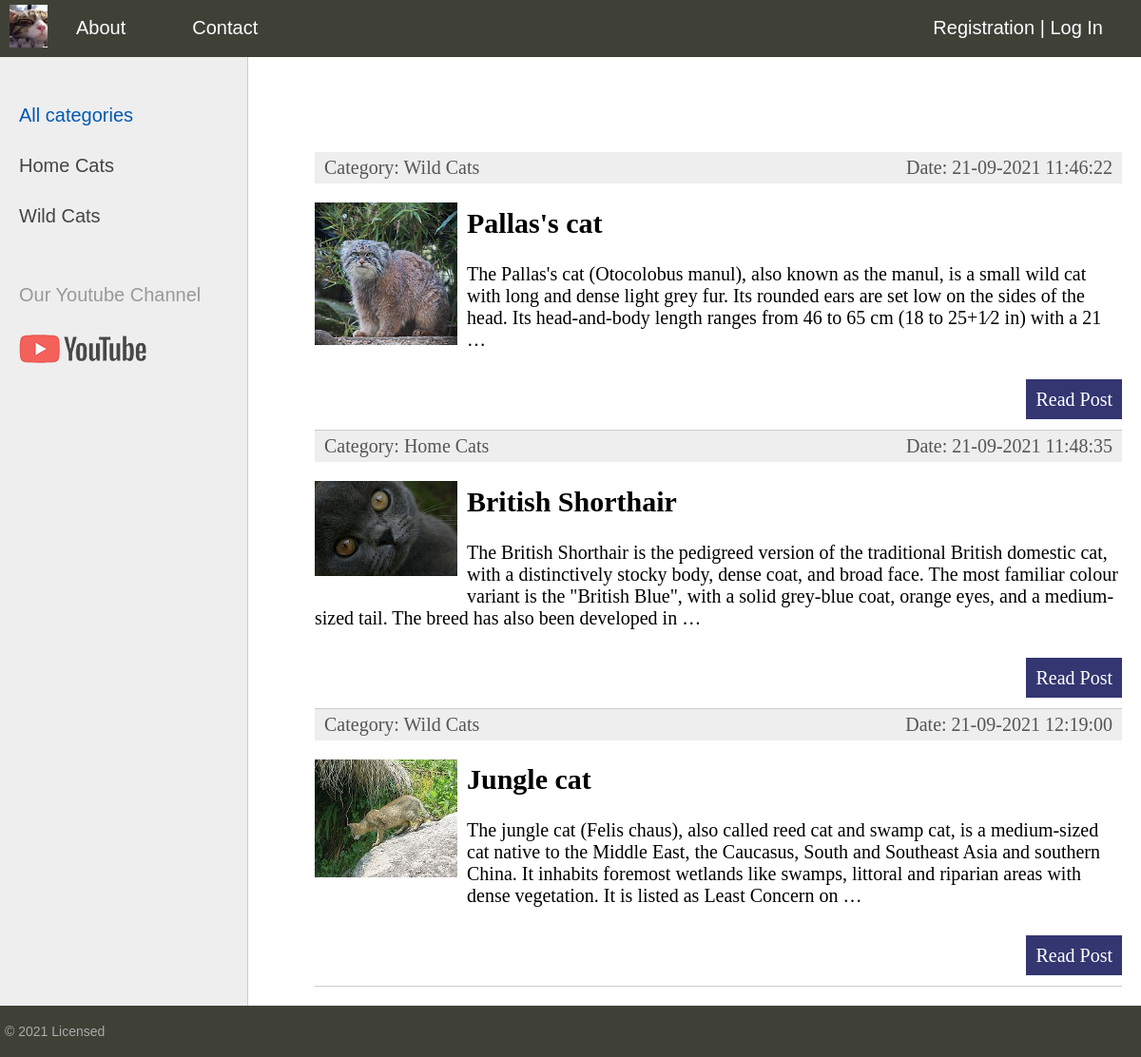
The page / on the database its author committed.
### blog/models.py (models this page shows, shortened)
class Category(models.Model):
    name = models.CharField(max_length=100, db_index=True, verbose_name="Category")
    slug = models.SlugField(max_length=255, unique=True, db_index=True, verbose_name="URL")
    def __str__(self):
        return self.name
    def get_absolute_url(self):
        return reverse('category', kwargs={'cat_slug': self.slug})
    class Meta:
        verbose_name = 'Category'
        verbose_name_plural = 'Categories'
        ordering = ['id']

class Blog(models.Model):
    title = models.CharField(max_length=255)
    slug = models.SlugField(max_length=255, unique=True, db_index=True, verbose_name="URL")
    content = models.TextField(blank=True)
    photo = models.ImageField(upload_to="photos/%Y/%m/%d/")
    time_create = models.DateTimeField(auto_now_add=True)
    time_update = models.DateTimeField(auto_now=True)
    is_published = models.BooleanField(default=True)
    cat = models.ForeignKey('Category', on_delete=models.PROTECT)
    def get_absolute_url(self):
        return reverse('post', kwargs={'post_slug': self.slug})
    class Meta:
        verbose_name = 'Cats'
        ordering = ['id']

### blog/views.py (the view)
# urls.py: path('', BlogHome.as_view(), name='home'),
class BlogHome(DataMixin, ListView):
    model = Blog
    template_name = 'blog/index.html'
    context_object_name = 'posts'
    def get_context_data(self, *, object_list=None, **kwargs):
        context = super().get_context_data(**kwargs)
        c_def = self.get_user_context(title="Main Page")
        return dict(list(context.items()) + list(c_def.items()))
    def get_queryset(self):
        return Blog.objects.filter(is_published=True).select_related('cat')

### blog/utils.py (called while the page is built)
    def get_user_context(self, **kwargs):
        context = kwargs
        cats = Category.objects.annotate(Count('blog'))
        user_menu = menu.copy()
        if not self.request.user.is_authenticated:
            user_menu.pop(1)
        context['menu'] = user_menu
        context['cats'] = cats
        if 'cat_selected' not in context:
            context['cat_selected'] = 0
        return context

### blog/templates/blog/index.html (shortened to what this page needs)
{% extends 'blog/base.html' %}
{% block content %}
<ul class="list-articles">
	{% for p in posts %}
			<li><div class="article-panel">
	<p class="first">Category: {{p.cat}}</p>
	<p class="last">Date: {{p.time_update|date:"d-m-Y H:i:s"}}</p>
</div>
{% if p.photo %}
	<p><img class="img-article-left thumb" src="{{p.photo.url}}"></p>
{% endif %}
				<h2>{{p.title}}</h2>
	{% autoescape on %}
	{{p.content|linebreaks|truncatewords:50}}
	{% endautoescape %}
			<p class="link-read-post"><a href="{{ p.get_absolute_url }}">Read Post</a></p>
			</li>
	{% endfor %}
</ul>
{% endblock %}

### blog/templates/blog/base.html (shortened to what this page needs)
{% load static %}
{% load blog_tags %}
<!DOCTYPE html>
<html>
<head>
	<link type="text/css" href="{% static 'blog/css/styles.css' %}" rel="stylesheet" />
</head>
<body>
<table class="table-page" border=0 cellpadding="0" cellspacing="0">
<tr><td valign=top>
{% block mainmenu %}
		<div class="header">
			<ul id="mainmenu" class="mainmenu">
			<li class="logo"><a href="{% url 'home' %}"><div class="logo"></div></a></li>
{% for m in menu %}
			<li><a href="{% url m.url_name %}">{{m.title}}</a></li>
{% endfor %}
				{% if request.user.is_authenticated %}
				<li class="last"> {{user.username}} | <a href="{% url 'logout' %}">Log Out</a></li>
				{% else %}
				<li class="last"><a href="{% url 'register' %}">Registration</a> | <a href="{% url 'login' %}">Log In</a></li>
				{% endif %}
			</ul>
		</div>
{% endblock mainmenu %}
<table class="table-content" border=0 cellpadding="0" cellspacing="0">
<tr>
	<td valign="top" class="left-chapters">
	<ul id="leftchapters">
{% if cat_selected == 0 %}
		<li class="selected">All categories</li>
{% else %}
		<li><a href="{% url 'home' %}">All categories</a></li>
{% endif %}
{% for c in cats %}
{% if c.blog__count > 0 %}
	{% if c.pk == cat_selected %}
		<li class="selected">{{c.name}}</li>
	{% else %}
		<li><a href="{{ c.get_absolute_url }}">{{c.name}}</a></li>
	{% endif %}
{% endif %}
{% endfor %}
		<li class="share">
		<p>Our Youtube Channel</p>
		<a class="share-yt" href="#" target="_blank" rel="nofollow"></a>
		</li>
	</ul>
</td>
<td valign="top" class="content">
	<div class="content-text">
{% block content %}
{% endblock %}
	</div>
</td></tr></table>
</td></tr>
<tr><td valign=top>
	<div id="footer">
		<p>&copy; 2021 Licensed</p>
	</div>
</td></tr></table>
</body>
</html>

### blog/static/blog/css/styles.css (style rules this page uses)
html, body { font-family: 'Arial'; margin: 0; padding: 0; height: 100%; width: 100%; color: #444; }
a { color: #0059b2; text-decoration: none; }
img { max-width: 600px; height: auto; }
img.img-article-left { max-width: 300px; height: auto; float: left; padding: 0 10px 10px 0; }
img.img-article-left.thumb { max-width: 150px; height: auto; }
p.link-read-post { text-align: right; }
p.link-read-post a { padding: 10px; min-width: 100px; background: #333671; color: #fff; text-decoration: none; }
div.article-panel { background: #eee; padding: 5px 10px 5px 10px; box-sizing border-box; overflow: hidden; color: #555; }
div.article-panel p.first { margin: 0; float: left; }
div.article-panel p.last { margin: 0; float: right; }
ul.list-articles { list-style: none; margin: 0; padding: 0; }
ul.list-articles li { border-bottom: 1px solid #ccc; }
.table-page { width: 100%; height: 100%; vertical-align: top; }
.table-page tr { height: 100%; }
.header { background: #3F4137; height: 60px; }
.logo { background: url('../images/logo.png') no-repeat 10px 5px; width: 50px; height: 50px; }
ul.mainmenu { list-style: none; margin: 0; padding: 0; height: 60px; color: #fcfdff; font-size: 20px; overflow: hidden; }
ul.mainmenu li { float: left; margin: 18px 40px 0 30px; }
ul.mainmenu li.logo { margin: 0; }
ul.mainmenu li.last { float: right; }
ul.mainmenu li a { color: #fcfdff; text-decoration: none; }
.table-content { width: 100%; min-height: 100%; height: 100%; }
.left-chapters { margin: 0; background: #eee; border-right: 1px solid #ccc; min-height: 100%; }
.left-chapters ul { width: 230px; min-height: 100%; margin: 0; padding: 20px 10px 10px 20px; list-style: none; font-size: 20px; }
.left-chapters ul li { margin: 30px 0 0 0; color: #999; }
.left-chapters ul li.selected { color: #0059b2; }
.left-chapters ul li a { color: #444; text-decoration: none; }
.left-chapters ul li.share { margin: 60px 0 0 0; }
.left-chapters ul li.share p { margin: 30px 0 30px 0; }
.left-chapters ul li.share a { display: inline-block; width: 40px; height: 40px; margin: 0 20px 0 0; }
.left-chapters ul li.share a.share-yt { width: 100%; height: 30px; background: url('../images/share_yt.png') no-repeat 0 0 }
.content { padding: 40px 20px 20px 40px; width: 100%; box-sizing: border-box; }
.content-text { margin: 60px 0 0 30px; color: #000; font-size: 20px; font-family: Yandex Sans Display Light; }
#footer { box-sizing: border-box; background: #3F4137; padding: 5px; color: #aaa; font-size: 14px; font-family: Verdana, Geneva, Arial, Helvetica; text-align: left; overflow: hidden; }

### rows shown on the page
Category: name "Home Cats"
Category: name "Wild Cats"
Blog: cat "Wild Cats", time_update "21-09-2021 11:46:22", photo (picture), title "Pallas's cat", content "The Pallas's cat (Otocolobus manul), also known as the manul, is a small wild cat with long and dense light grey fur. Its rounded ears are set low on the sides of the head. Its head-and-body length ranges from 46 to 65 cm (18 to 25+1⁄2 in) with a 21 …"
Blog: cat "Home Cats", time_update "21-09-2021 11:48:35", photo (picture), title "British Shorthair", content "The British Shorthair is the pedigreed version of the traditional British domestic cat, with a distinctively stocky body, dense coat, and broad face. The most familiar colour variant is the \"British Blue\", with a solid grey-blue coat, orange eyes, and a medium-sized tail. The breed has also been developed in …"
Blog: cat "Wild Cats", time_update "21-09-2021 12:19:00", photo (picture), title "Jungle cat", content "The jungle cat (Felis chaus), also called reed cat and swamp cat, is a medium-sized cat native to the Middle East, the Caucasus, South and Southeast Asia and southern China. It inhabits foremost wetlands like swamps, littoral and riparian areas with dense vegetation. It is listed as Least Concern on …"

### other values the page prints
{{ m.title }} "About" "Contact"
